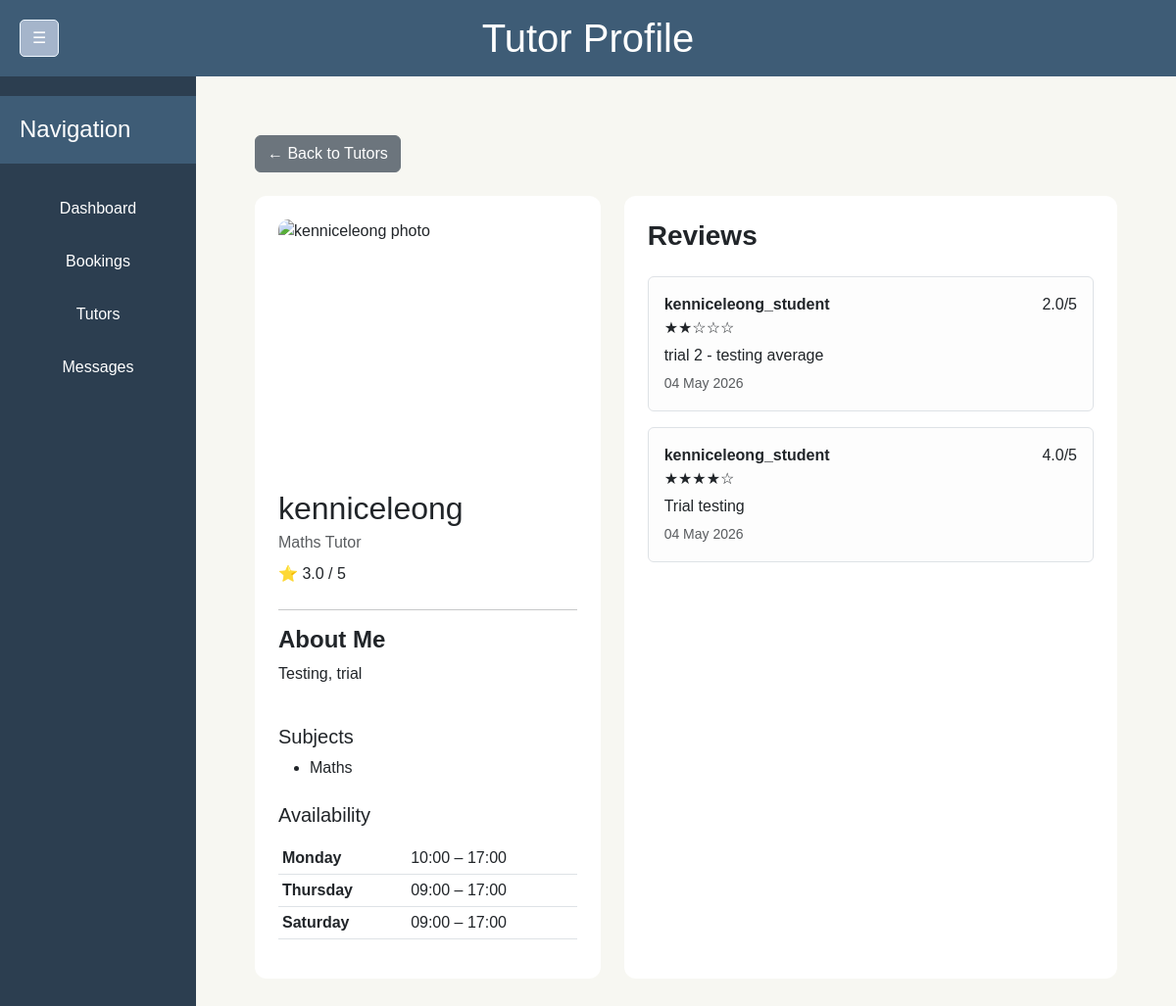
Page /tutor/1 on the committed database.
### app/models.py (models this page shows, shortened)
class User(UserMixin, db.Model):
    __tablename__ = "users"
    id = db.Column(db.Integer, primary_key=True)
    username = db.Column(db.String(64), unique=True, nullable=False)
    email = db.Column(db.String(120), unique=True, nullable=False)
    password_hash = db.Column(db.String(256), nullable=False)
    role = db.Column(db.String(16), nullable=False, default="student")  # "student" or "tutor"
    created_at = db.Column(db.DateTime, default=lambda: datetime.now(timezone.utc))

class TutorProfile(db.Model):
    __tablename__ = "tutor_profiles"
    id = db.Column(db.Integer, primary_key=True)
    tutor_id = db.Column(db.Integer, db.ForeignKey('users.id'), unique=True, nullable=False)
    about_me = db.Column(db.Text, nullable=True)
    subjects = db.Column(db.String(256), nullable=True)  # comma-separated list of subjects
    availability = db.Column(db.String(256), nullable=True)  # e.g. "Mon 2-4pm, Wed 10am-12pm"
    tutor = db.relationship('User', backref=db.backref('tutor_profile', uselist=False))

class Review(db.Model):
    __tablename__ = "reviews"
    id = db.Column(db.Integer, primary_key=True)
    tutor_id = db.Column(db.Integer, db.ForeignKey('users.id'), nullable=False)
    student_id = db.Column(db.Integer, db.ForeignKey('users.id'), nullable=False)
    rating = db.Column(db.Float, nullable=False)  # e.g. 4.5
    comment = db.Column(db.Text, nullable=True)
    created_at = db.Column(db.DateTime, default=lambda: datetime.now(timezone.utc))
    tutor = db.relationship('User', foreign_keys=[tutor_id], backref='reviews_received')
    student = db.relationship('User', foreign_keys=[student_id], backref='reviews_given')

### app/routes.py (the view)
@app.route('/tutor/<int:tutor_id>')
def tutor_detail(tutor_id):
    tutor = User.query.get_or_404(tutor_id)
    if tutor.role != 'tutor':
        abort(404)
    profile = TutorProfile.query.filter_by(tutor_id=tutor_id).first()
    reviews = Review.query.filter_by(tutor_id=tutor_id).order_by(Review.created_at.desc()).all()
    raw = db.session.query(db.func.avg(Review.rating)).filter_by(tutor_id=tutor_id).scalar()
    avg_rating = round(float(raw), 1) if raw is not None else None
    subjects = [s.strip() for s in profile.subjects.split(',')] if profile and profile.subjects else []
    availability_data = {}
    if profile and profile.availability:
        try:
            availability_data = json.loads(profile.availability)
        except (json.JSONDecodeError, TypeError):
            availability_data = {}
    return render_template('Tutor_detail_page.html',
                           tutor=tutor,
                           profile=profile,
                           reviews=reviews,
                           avg_rating=avg_rating,
                           subjects=subjects,
                           availability_data=availability_data)

### app/routes.py (called while the page is built, shortened)
@app.context_processor
def inject_profile_data():
    if not current_user.is_authenticated:
        return {}

### app/templates/Tutor_detail_page.html (shortened to what this page needs)
{% extends "base.html" %}
{% block page_title %}Tutor Profile{% endblock %}
{% block content %}
<div class="tutor-detail-content">
    <a href="{{ url_for('tutors') }}" class="btn btn-secondary mb-4">
        ← Back to Tutors
    </a>
    <div class="row g-4">
        <div class="col-md-5">
            <div class="card tutor-profile-card p-4">
                <img
                    src="{% if profile and profile.profile_picture %}{{ url_for('uploaded_file', filename=profile.profile_picture) }}{% else %}https://images.pexels.com/photos/5212345/pexels-photo-5212345.jpeg{% endif %}"
                    class="card-img-top tutor-detail-img mb-3"
                    alt="{{ tutor.username }} photo"
                    id="profilePhotoPreview"
                >
                <h2 class="mb-1">{{ tutor.username }}</h2>
                <p class="text-muted mb-2">
                    {{ subjects[0] if subjects else '' }} Tutor
                </p>
                <p class="mb-2">
                    ⭐ {{ avg_rating if avg_rating else 'No ratings yet' }}{{ ' / 5' if avg_rating else '' }}
                </p>
                <hr>
                {% if current_user.is_authenticated and current_user.id == tutor.id %}
                <form
                    action="{{ url_for('edit_tutor_profile', tutor_id=tutor.id) }}"
                    method="POST"
                    enctype="multipart/form-data"
                >
                    <h5>Profile Photo</h5>
                    <input
                        type="file"
                        name="photo"
                        id="photoInput"
                        class="form-control mb-3"
                        accept="image/*"
                        onchange="previewPhoto(this)"
                    >
                    <h5>About Me</h5>
                    <textarea
                        name="about_me"
                        class="form-control mb-3"
                        rows="4"
                        placeholder="Tell students about yourself..."
                    >{{ profile.about_me or '' }}</textarea>
                    <h5>Subjects <small class="text-muted fw-normal">(comma-separated)</small></h5>
                    <input
                        type="text"
                        name="subjects"
                        class="form-control mb-3"
                        value="{{ profile.subjects or '' }}"
                        placeholder="e.g. Maths, Physics, Chemistry"
                    >
                    <h5 class="mt-2">Weekly Availability</h5>
                    <div class="table-responsive mb-3">
                        <table class="table table-sm table-bordered align-middle">
                            <thead class="table-light">
                                <tr>
                                    <th>Day</th>
                                    <th class="text-center">On</th>
                                    <th>From</th>
                                    <th>To</th>
                                </tr>
                            </thead>
                            <tbody>
                                {% set weekdays = ['monday','tuesday','wednesday','thursday','friday','saturday','sunday'] %}
                                {% for day in weekdays %}
                                {% set day_data = availability_data.get(day) %}
                                <tr>
                                    <td>{{ day | capitalize }}</td>
                                    <td class="text-center">
                                        <input
                                            type="checkbox"
                                            class="form-check-input"
                                            name="avail_{{ day }}_enabled"
                                            value="1"
                                            onchange="toggleAvailDay(this)"
                                            {% if day_data %}checked{% endif %}
                                        >
                                    </td>
                                    <td>
                                        <input
                                            type="time"
                                            class="form-control form-control-sm"
                                            name="avail_{{ day }}_start"
                                            value="{{ day_data.start if day_data else '09:00' }}"
                                            {% if not day_data %}disabled{% endif %}
                                        >
                                    </td>
                                    <td>
                                        <input
                                            type="time"
                                            class="form-control form-control-sm"
                                            name="avail_{{ day }}_end"
                                            value="{{ day_data.end if day_data else '17:00' }}"
                                            {% if not day_data %}disabled{% endif %}
                                        >
                                    </td>
                                </tr>
                                {% endfor %}
                            </tbody>
                        </table>
                    </div>
                    <button type="submit" class="btn btn-primary w-100">Save Changes</button>
                </form>
                {% else %}
                <h4>About Me</h4>
                <p>{{ profile.about_me if profile and profile.about_me else 'No description yet.' }}</p>
                <h5 class="mt-4">Subjects</h5>
                <ul class="mb-0">
                    {% for subject in subjects %}
                        <li>{{ subject }}</li>
                    {% endfor %}
                </ul>
                <h5 class="mt-4">Availability</h5>
                {% if availability_data %}
                {% set day_labels = {
                    'monday': 'Monday', 'tuesday': 'Tuesday', 'wednesday': 'Wednesday',
                    'thursday': 'Thursday', 'friday': 'Friday', 'saturday': 'Saturday', 'sunday': 'Sunday'
                } %}
                <table class="table table-sm mt-2">
                    <tbody>
                        {% for day in ['monday','tuesday','wednesday','thursday','friday','saturday','sunday'] %}
                        {% set times = availability_data.get(day) %}
                        {% if times %}
                        <tr>
                            <td><strong>{{ day_labels[day] }}</strong></td>
                            <td>{{ times.start }} – {{ times.end }}</td>
                        </tr>
                        {% endif %}
                        {% endfor %}
                    </tbody>
                </table>
                {% else %}
                <p class="text-muted small">No availability set.</p>
                {% endif %}
                {% endif %}
            </div>
        </div>
        <div class="col-md-7">
            <div class="card reviews-card p-4">
                <h3 class="mb-4">Reviews</h3>
                {% for review in reviews %}
                <div class="review-item border rounded p-3 mb-3">
                    <div class="d-flex justify-content-between align-items-center">
                        <strong>{{ review.student.username }}</strong>
                        <span>{{ review.rating }}/5</span>
                    </div>
                    <p class="mb-1">
                        {{ "★" * (review.rating|int) }}{{ "☆" * (5 - (review.rating|int)) }}
                    </p>
                    <p class="mb-1">{{ review.comment }}</p>
                    <small class="text-muted">{{ review.created_at.strftime('%d %b %Y') }}</small>
                </div>
                {% else %}
                <p class="text-muted">No reviews yet.</p>
                {% endfor %}
            </div>
        </div>
    </div>
</div>
{% endblock %}

### app/templates/base.html (shortened to what this page needs)
<!DOCTYPE html>
<html lang="en">
<head>
    <link href="https://cdn.jsdelivr.net/npm/bootstrap@5.3.0/dist/css/bootstrap.min.css" rel="stylesheet">
    <link rel="stylesheet" href="{{ url_for('static', filename='styles.css') }}">
</head>
<body>
<header class="app-header d-flex align-items-center">
    <button id="toggleSidebar" class="btn btn-light">☰</button>
    <h1 class="header-title header-center">{% block page_title %}App{% endblock %}</h1>
</header>
<div class="d-flex">
    <div class="sidebar">
        <h4 class="app-header">Navigation</h4>
        <ul class="nav flex-column mt-4">
            <li class="nav-item">
                <a class="nav-link text-white" href="/dashboard">Dashboard</a>
            </li>
            <li class="nav-item">
                <a class="nav-link text-white" href="/bookings">Bookings</a>
            </li>
            <li class="nav-item">
                <a class="nav-link text-white" href="/tutors">Tutors</a>
            </li>
            <li class="nav-item">
                <a class="nav-link text-white" href="/messages">Messages</a>
            </li>
        </ul>
    </div>
    <div class="content">
        {% block content %}{% endblock %}
    </div>
</div>
</body>
</html>

### css/styles.css (style rules this page uses)
body { font-family: Verdana, Geneva, Tahoma, sans-serif; background-color: #f7f7f2; }
.app-header { background-color: #3e5c76; color: white; padding: 20px; display: flex; align-items: center; justify-content: space-between; position: relative; }
.header-center { position: absolute; left: 50%; transform: translateX(-50%); margin: 0; }
.btn-light { background-color:#a5b5cb; border-radius : 5px; border-color:aliceblue; text-align: center; color: white; }
.sidebar { width: 200px; min-height: 100vh; text-align: center; padding-top: 20px; color: white; background-color: #2c3e50; transition: all 0.3s ease; }
.sidebar ul { list-style-type: none; padding: 0; text-align: center; }
.sidebar ul li a { display : block; padding : 10px }
.sidebar .nav-link { color: white; margin-bottom: 10px; }
.sidebar a { display: block; color: white; text-decoration: none; padding: 10px; margin-bottom: 10px; border-radius: 5px; }
.content { flex: 1; padding: 20px; }
.tutor-detail-content { padding: 40px; }
.tutor-profile-card, .reviews-card { border: none; border-radius: 12px; background-color: #ffffff; min-height: 100%; }
.tutor-detail-img { width: 100%; height: 260px; object-fit: cover; border-radius: 10px; }
.review-item { background-color: #fdfdfd; }
.review-item p { margin-bottom: 6px; }
.review-item strong { font-size: 1rem; }
.reviews-card { display: flex; flex-direction: column; }
.tutor-profile-card h2 { font-size: 2rem; }
.tutor-profile-card h4, .reviews-card h3 { font-weight: 600; }

### rows in the picture
User: username "kenniceleong"
TutorProfile: subjects "Maths", about_me "Testing, trial"
Review: student.username "kenniceleong_student", rating "2.0", rating "★★", rating "☆☆☆", comment "trial 2 - testing average", created_at "04 May 2026"
Review: student.username "kenniceleong_student", rating "4.0", rating "★★★★", rating "☆", comment "Trial testing", created_at "04 May 2026"

### other values in the picture
{{ avg_rating if avg_rating else 'No ratings yet' }} "3.0"
{{ ' / 5' if avg_rating else '' }} "/ 5"
{{ day_labels[day] }} "Monday" "Thursday" "Saturday"
{{ times.start }} "10:00" "09:00" "09:00"
{{ times.end }} "17:00" "17:00" "17:00"
